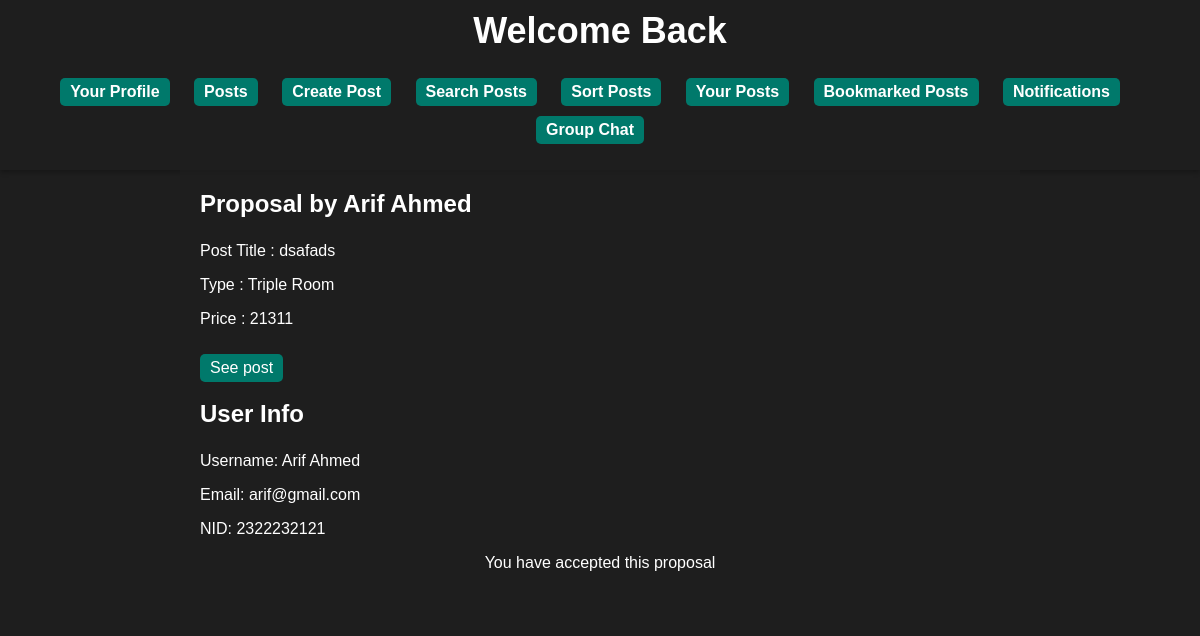
The app's page /users/teertho/posts/notifications/manage/20 (signed in) with its own data.
### users/models.py (models this page shows)
class Notification(models.Model):
    post = models.ForeignKey(DormRoom, on_delete=models.CASCADE)
    user = models.ForeignKey(Register, on_delete=models.CASCADE)

class Register(models.Model):
    username=models.CharField(max_length=30)
    email=models.EmailField()
    password=models.CharField(max_length=100)
    nid=models.IntegerField()

class DormRoom(models.Model):
    title = models.CharField(max_length=255)
    content = models.TextField()
    popularity = models.IntegerField(default=0)
    type = models.CharField(max_length=50)
    price = models.CharField(max_length=20)
    link = models.URLField(max_length=200, null=True)
    posted_by = models.ForeignKey(Register, on_delete=models.CASCADE, related_name='posted')
    comments = models.ManyToManyField(Comment, blank=True)
    bookmarked_by = models.ManyToManyField(Register, blank=True, related_name='bookmarked')

### users/views.py (the view)
# urls.py: path('<str:username>/posts/notifications/manage/<str:pk>', views.manage_proposal, name='manage_proposal'),
def manage_proposal(request, username, pk):
    try:
        username = request.session['username']
        notif = Notification.objects.get(id=pk)
        proposal_res = ProposalResponse.objects.get(notification=notif)
        print(proposal_res.response)
        return render(request, 'manage.html', {'username': username, 'notif': notif, 'res':proposal_res})
    except Notification.DoesNotExist:
        return HttpResponse("Notification not found.")

### users/templates/manage.html (shortened to what this page needs)
{% extends "profile_base.html" %}
{% block content %}
<body style="background-image: url('/static/bg8.gif'); background-size: cover;">
    <h3>Proposal by {{notif.user.username}}</h3>
    <div class="details">
        <p>Post Title : {{notif.post.title}}</p>
        <p>Type : {{notif.post.type}}</p>
        <p>Price : {{notif.post.price}}</p>
        <a href="{{notif.post.link}}">See post</a>
    </div>
    <br>
    <div class="user-info">
        <h3>User Info</h3>
        <p>Username: {{notif.user.username}}</p>
        <p>Email: {{notif.user.email}}</p>
        <p>NID: {{notif.user.nid}}</p>
    </div>
    {% if res.notification.user.username == username and res.response == 'accepted' %}
            <p style="text-align: center;">The proposal has been accepted! The payment for this dorm room is still pending...</p>
        <form method="post" style="display: flex; justify-content: center;" action="{% url 'payment' username=username pk=notif.id%}">
            {% csrf_token %}
            <button type="submit">Move to Payment</button>
        </form>
    {% else %}
        {% if res.response == 'accepted' %}
            <p style="display: flex; justify-content: center;">You have accepted this proposal</p>
        {% endif %}
    {% endif %}
</body>
{% endblock %}

### users/static/style.css (style rules this page uses)
body { font-family: Arial, sans-serif; margin: 0; padding: 0; background: #1E1E1E; color: #fff; }
h3 { margin-top: 0; font-size: 24px; transition: color 0.3s; }
a { display: inline-block; padding: 5px 10px; background-color: #00796B; color: #fff; text-decoration: none; border-radius: 5px; margin-top: 10px; transition: background 0.3s; }

### records on screen
Notification: user.username "Arif Ahmed", post "dsafads", post.type "Triple Room", post.price "21311", user.email "arif@gmail.com", user.nid "2322232121"
